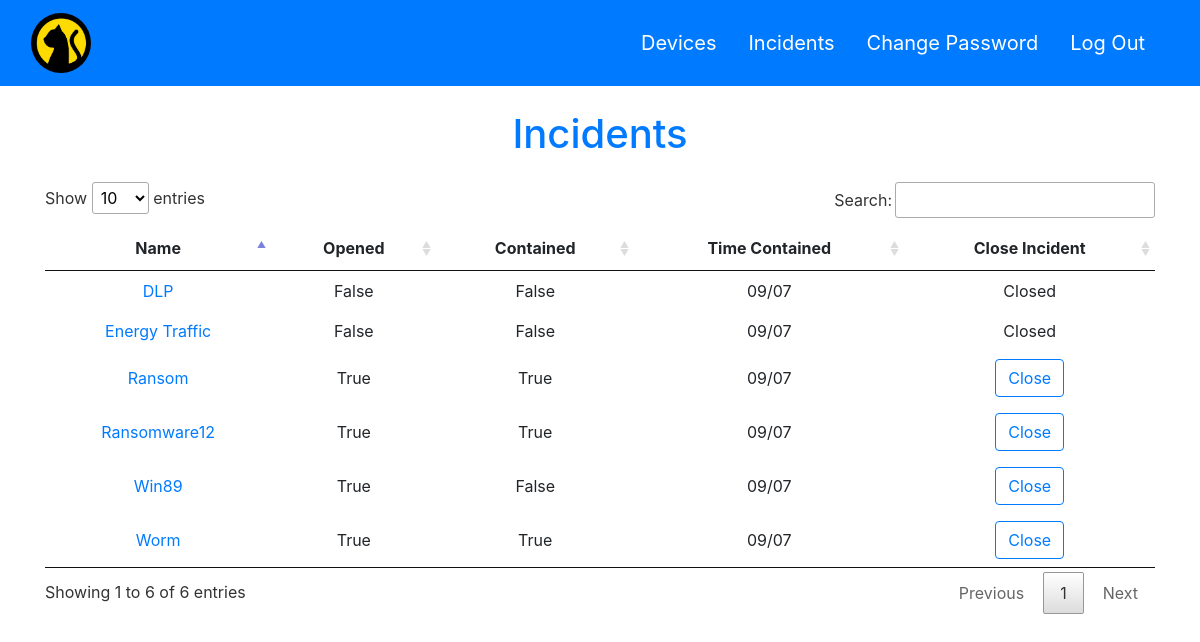
/incidents (signed in), run on an earlier commit of the app's database.
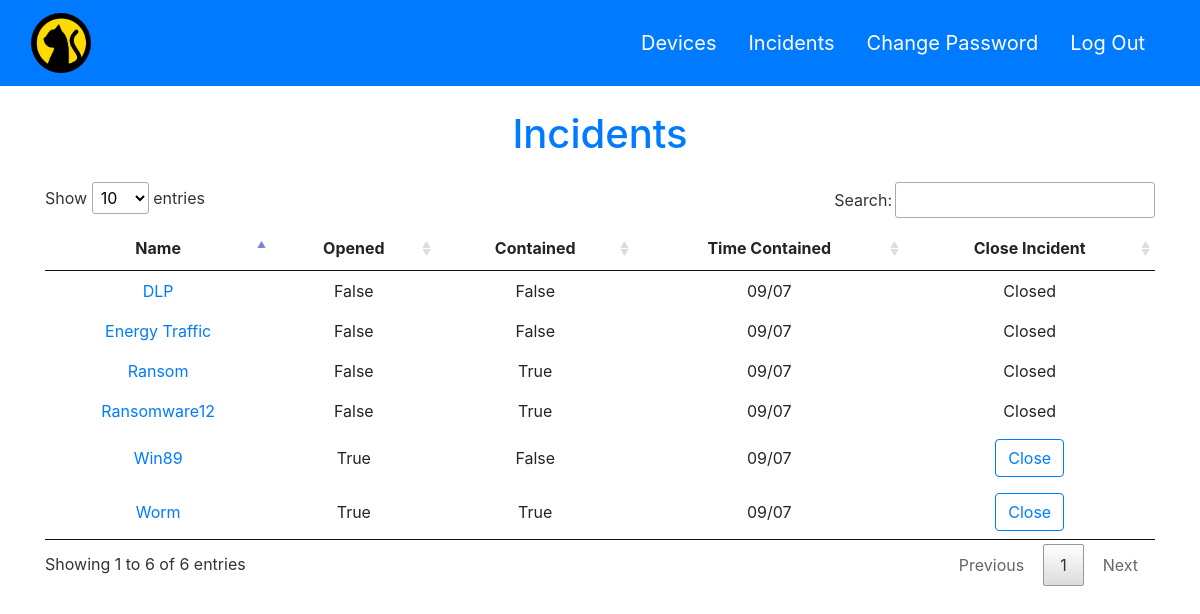
And on a later commit of the database.
### tables this page shows
CREATE TABLE incident (
    id                     INT,
    incident_open        INT DEFAULT 0,
    name                TEXT,
    IP                    TEXT,
    mac                    TEXT,
    source                TEXT,
    contained            INT DEFAULT 0,
    time_contained        TEXT,
    forensic              INT DEFAULT 0,
    forensic_timestamp    TEXT,
    closed_notes        TEXT,
    false_positive        INT DEFAULT 0,
    fp_notes            TEXT
);

### app.py (the view)
@app.route('/incidents')
def incidents():
    if 'username' in session:
        with sqlite3.connect('data.db') as conn:
            cursor = conn.cursor()
            cursor.execute('SELECT * from incident')
            incidents = cursor.fetchall()
        return render_template('incidents.html', incidents=incidents)
    else:
        return redirect(url_for('login'))

### templates/incidents.html (shortened to what this page needs)
<!DOCTYPE html>
<html lang="en">
  <head>
    <link
      rel="stylesheet"
      type="text/css"
      href="{{ url_for('static',filename='css/bootstrap.min.css')}}"
    />
    <link
      rel="stylesheet"
      type="text/css"
      href="{{ url_for('static',filename='css/dataTables.min.css')}}"
    />
    <link
      rel="stylesheet"
      type="text/css"
      href="{{ url_for('static',filename='css/style.css')}}"
    />
  </head>
  <body>
    <nav class="navbar navbar-expand-lg navbar-light bg-primary">
      <div class="container-fluid">
        <a style="font-size: 35px; color:white;"  class="navbar-brand" href="/devices"><img style="width: 60px; height:60px; border-radius:50%;" src="{{url_for('static',filename='images/icon.png')}}" alt="Home"></a>
        <div class="collapse navbar-collapse" id="navbarNavAltMarkup">
          <div class="navbar-nav ml-auto">
            <a style="font-size: 20px; color:white;"  class="nav-link mr-3" href="/devices">Devices</a>
            <a style="font-size: 20px; color:white;" class="nav-link mr-3" href="/incidents">Incidents</a>
            <a style="font-size: 20px; color:white;" class="nav-link mr-3" href="/change-password">Change Password</a>
            <a style="font-size: 20px; color:white;" class="nav-link mr-3" href="/logout" >Log Out</a>
          </div>
        </div>
      </div>
    </nav>
    <h1 class="text-center mb-4 mt-4 text-primary">Incidents</h1>
    <div class="container">
      <div class="row">
        <div class="col-12">
          <table id="incidents" style="width: 100%">
            <thead>
              <tr style="text-align: center">
                <th>Name</th>
                <th>Opened</th>
                <th>Contained</th>
                <th>Time Contained</th>
                <th>Close Incident</th>
              </tr>
            </thead>
            <tbody>
              {% for incident in incidents %}
              <tr style="text-align: center">
                <td>
                  <a href="/incident/{{incident[0]}}"> {{ incident[2] }} </a>
                </td>
                {% if incident[1]==1 %}
                <td>True</td>
                {% else %}
                <td>False</td>
                {% endif %} {% if incident[6]==1 %}
                <td>True</td>
                {% else %}
                <td>False</td>
                {% endif %}
                <td>{{ incident[7] }}</td>
                {% if incident[1]==1 %}
                                    <td>
                                        <form action="{{url_for('closeIncident')}}" method="post">
                                            <button type="submit" class="btn btn-outline-primary">Close</button>
                                        </form>
                                    </td>
                                {% else %}
                                    <td>Closed</td>
                                {% endif %}
              </tr>
              {% endfor %}
            </tbody>
          </table>
        </div>
      </div>
    </div>
  </body>
</html>

What changed in the data, as far as the page shows it:
changed incident "Ransom": incident_open "True Close" → "False Closed"
changed incident "Ransomware12": incident_open "True Close" → "False Closed"
